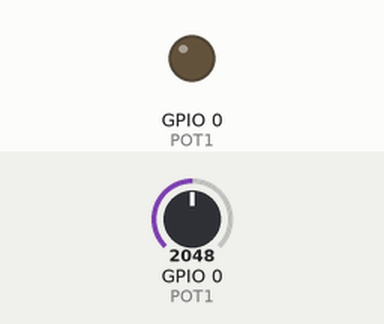
This sketch was run on a simulated ESP32. Parts: output pins drawn as LEDs (lit = HIGH). The inputs (shaded band) are chosen by the test bench; at power-on: GPIO 0 (POT1) = 2048. WiFi joins after 1.5 s; servers stay silent unless stated; uploads are accepted with an empty reply; what the sketch prints to the serial monitor is not drawn.

Above: at 0.1 s.
At 1.6 s:
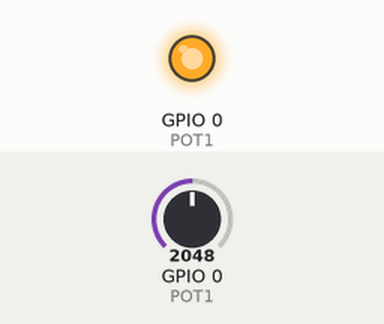
Timing chart, 0 to 3.1 s (numbered marks = the images above):
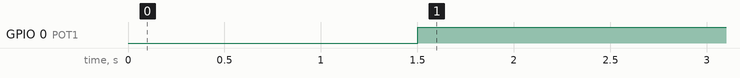

The sketch:

audio_mixerESP.ino
```cpp
#include <WiFi.h>
#include <HTTPClient.h>
#include <ArduinoJson.h>

// Wifi config
const char* ssid = "NetworkName";
const char* password = "NetworkPassword";
const char* server = "http://COMPUTER_IP:5000/data";

// Pins REMEBER TO SET UP YOUR PINS
const int POT1 = 0, POT2 = 0;
const int BTN1 = 0, BTN2 = 0;
const int LED1 = 0, LED2 = 0;

// State variables
bool btn1_state = false, btn2_state = false;
unsigned long last_pot_send = 0;
unsigned long last_debounce[2] = {0, 0};

void setup() {
  Serial.begin(115200);

  pinMode(BTN1, INPUT_PULLUP);
  pinMode(BTN2, INPUT_PULLUP);
  pinMode(LED1, OUTPUT);
  pinMode(LED2, OUTPUT);

  WiFi.begin(ssid, password);
  while (WiFi.status() != WL_CONNECTED) {
    delay(500);
    Serial.print(".");
  }
  Serial.println("\nWiFi connected");
}

void loop() {
  handleButton(BTN1, LED1, btn1_state, last_debounce[0], 0);
  handleButton(BTN2, LED2, btn2_state, last_debounce[1], 1);

  if (millis() - last_pot_send > 500) {
    sendData();
    last_pot_send = millis();
  }
}

void handleButton(int pin, int led, bool &state, unsigned long &debounce, int id) {
  if (digitalRead(pin) == LOW && millis() - debounce > 150) {
    state = !state;
    digitalWrite(led, state);
    debounce = millis();

    StaticJsonDocument<200> doc;
    doc[id == 0 ? "button1_state" : "button2_state"] = state;
    sendJson(doc);
  }
}

void sendData() {
  int pot1 = analogRead(POT1);
  int pot2 = analogRead(POT2);

  StaticJsonDocument<200> doc;
  doc["pot1_raw"] = pot1;
  doc["pot1_percentage"] = map(pot1, 0, 4095, 0, 100);
  doc["pot2_raw"] = pot2;
  doc["pot2_percentage"] = map(pot2, 0, 4095, 0, 100);
  doc["button1_state"] = btn1_state;
  doc["button2_state"] = btn2_state;
  doc["timestamp"] = millis();

  sendJson(doc);
}

void sendJson(StaticJsonDocument<200> &doc) {
  if (WiFi.status() != WL_CONNECTED) return;

  HTTPClient http;
  String json;
  serializeJson(doc, json);

  http.begin(server);
  http.addHeader("Content-Type", "application/json");
  http.POST(json);
  http.end();
}
```

Measured:
- by itself, GPIO 0 (POT1): LOW → HIGH at 1.5 s
